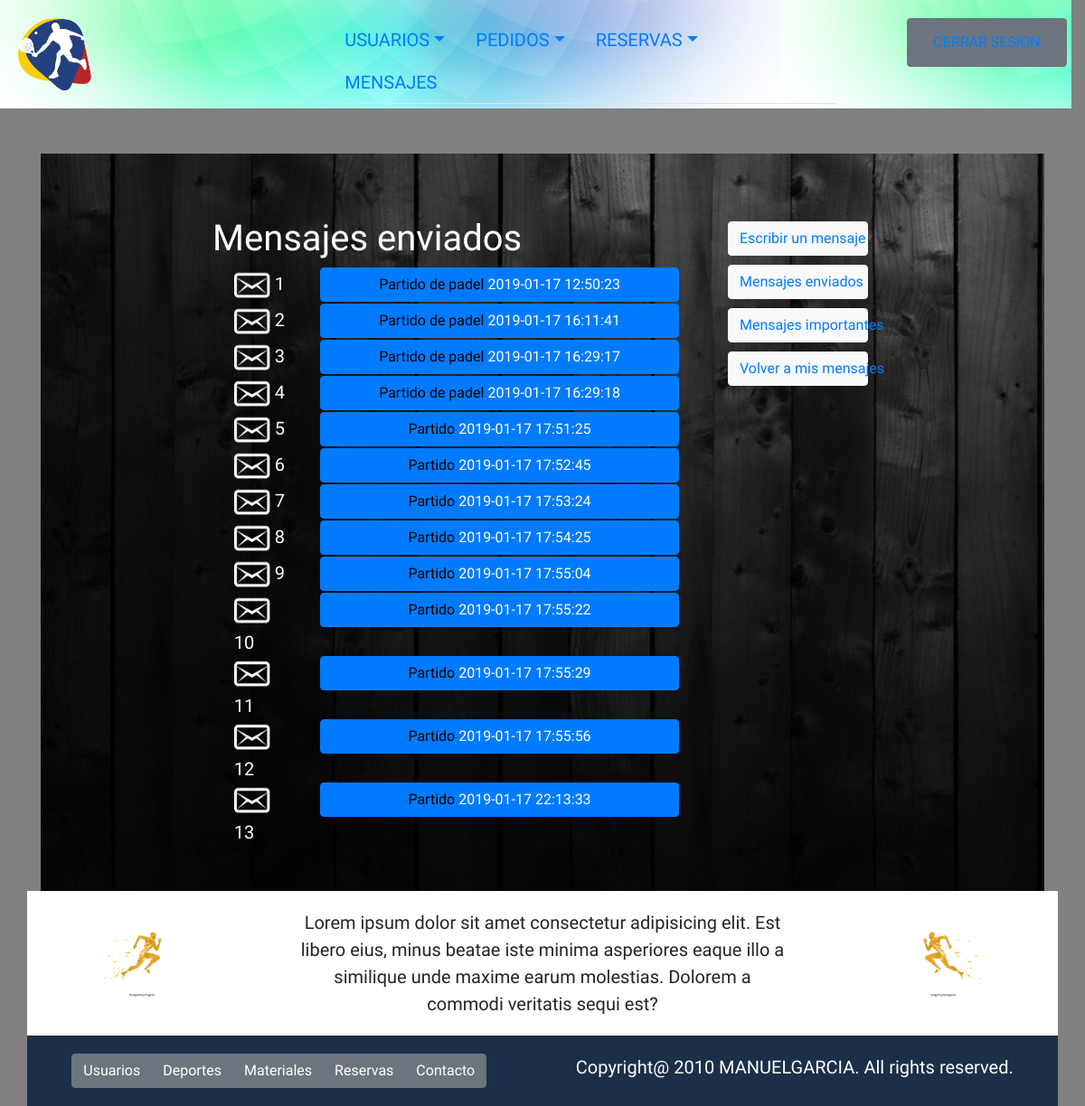
Page /enviados.php (signed in) on the committed database.
### tables this page shows
CREATE TABLE `Mensajes` (
  `CodMen` int(11) NOT NULL AUTO_INCREMENT,
  `Destinatario` int(11) DEFAULT NULL,
  `Remitente` int(11) DEFAULT NULL,
  `Asunto` varchar(25) DEFAULT NULL,
  `Cuerpo` varchar(200) DEFAULT NULL,
  `hora_envio` timestamp NOT NULL DEFAULT CURRENT_TIMESTAMP,
  `leido` tinyint(1) DEFAULT '0',
  PRIMARY KEY (`CodMen`),
  KEY `Destinatario` (`Destinatario`),
  KEY `Remitente` (`Remitente`),
  CONSTRAINT `Mensajes_ibfk_1` FOREIGN KEY (`Destinatario`) REFERENCES `Usuarios` (`CodUsu`) ON DELETE CASCADE ON UPDATE CASCADE,
  CONSTRAINT `Mensajes_ibfk_2` FOREIGN KEY (`Remitente`) REFERENCES `Usuarios` (`CodUsu`) ON DELETE CASCADE ON UPDATE CASCADE
);

### enviados.php (the view, shortened to what this page needs)
    <!doctype html>
<head>
  <link rel="stylesheet" type="text/css" href="layoutpractica.css">
  <link rel="stylesheet" href="https://maxcdn.bootstrapcdn.com/bootstrap/4.0.0/css/bootstrap.min.css">
</head>
<body>
  <div class="container">
  <div class="row justify-content-between" id="cabecera">
    </div>
    <div class="background">
    <div class="row justify-content-center" id="tercero">
        <div class="col-md-6">
            <h1>Mensajes enviados</h1>
            <div>
            <?php
                     $connection = new mysqli("localhost", "tf", "123456", "proyecto");
                     $connection->set_charset("uft8");
                     $query="select * from Mensajes where Remitente='".$_SESSION['cod']."';";
                     if ($result = $connection->query($query)) {
                        $total=0;
                     while($obj = $result->fetch_object()) {
                          $cod=$obj->CodMen;
                          echo "<div class='row justify-content-center'>";
                            echo "<div class='col-2'>";
                            $total++;
                                echo "<img src='iconos/mensaje.png' width='40px'> ".$total;
                            echo "</div>";
                            echo "<div class='col-9'>";
                                echo "<button type='button' class='btn btn-primary btn-block' ><a style='color:black' href='leer1.php?cod=$cod'>"
                                .$obj->Asunto."</a > ".$obj->hora_envio."</button>";
                            echo "</div>";
                           echo "</div>";
                        }
                    }
                ?>
            </div>
        </div>
        <div class="col-md-2 funciones">
            <button class="btn btn-light " ><a href="mensajes.php">Escribir un mensaje</a></button>
            <button class="btn btn-light " ><a href="mensajes.php">Mensajes enviados</a></button>
            <button class="btn btn-light " ><a href="mensajes.php">Mensajes importantes</a></button>
            <button class="btn btn-light " ><a href="mensajes.php">Volver a mis mensajes</a></button>
        </div>
    </div>
    </div>
</body>
</html>

### layoutpractica.css (style rules this page uses)
* { box-sizing: border-box; }
body { padding-top: 170px; }
#cabecera { padding-top: 20px; padding-bottom: 20px; padding-left: 20px; height: 120px; width: 100%; left: 0px; top: 0px; position: fixed; background-image: url(fotos/header-1.jpg); z-index: 10; }
#tercero { color: white; padding-top: 70px; padding-bottom: 50px; }
#quinto { padding-top: 20px; padding-bottom: 20px; text-align: center; background-color: white; }
#sexto { background-color: #1c2f49; color: white; padding-top: 20px; padding-bottom: 20px; }
.background { background-image: url(fotos/bg1.png); background-repeat: no-repeat; background-size: cover; background-attachment: fixed; }
.giro { -webkit-transform: scaleX(-1); -moz-transform: scaleX(-1); transform: scaleX(-1); }
.funciones > button { margin-top: 5px; margin-bottom: 5px; color: black; width: 155px; }

### enviados.php (style rules this page uses)
body { font-family: 'Staatliches', serif; font-size: 20px; background-color: grey; }

### rows in the picture
mensajes: Asunto "Partido de padel", hora_envio "2019-01-17 12:50:23"
mensajes: Asunto "Partido de padel", hora_envio "2019-01-17 16:11:41"
mensajes: Asunto "Partido de padel", hora_envio "2019-01-17 16:29:17"
mensajes: Asunto "Partido de padel", hora_envio "2019-01-17 16:29:18"
mensajes: Asunto "Partido", hora_envio "2019-01-17 17:51:25"
mensajes: Asunto "Partido", hora_envio "2019-01-17 17:52:45"
mensajes: Asunto "Partido", hora_envio "2019-01-17 17:53:24"
mensajes: Asunto "Partido", hora_envio "2019-01-17 17:54:25"
mensajes: Asunto "Partido", hora_envio "2019-01-17 17:55:04"
mensajes: Asunto "Partido", hora_envio "2019-01-17 17:55:22"
mensajes: Asunto "Partido", hora_envio "2019-01-17 17:55:29"
mensajes: Asunto "Partido", hora_envio "2019-01-17 17:55:56"
mensajes: Asunto "Partido", hora_envio "2019-01-17 22:13:33"
